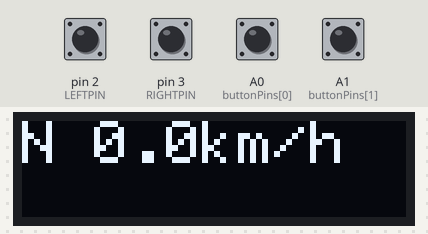
The sketch below on a simulated Arduino Uno, built with avr-gcc and run on an emulated ATmega328P. Shown: 128×32 one-colour display. The test bench sets the inputs (shaded band); at power-on: A0 (buttonPins[0]), A1 (buttonPins[1]), pin 2 (LEFTPIN), pin 3 (RIGHTPIN) HIGH.

Above: at 5.2 s.
5.3 s: pin 2 (LEFTPIN) pulled LOW for 0.15 s
At 6.4 s:
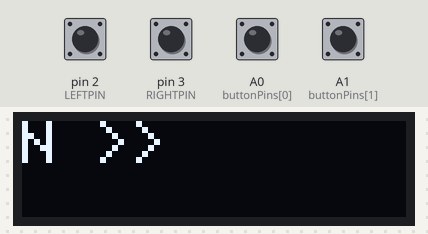
6.9 s: pin 3 (RIGHTPIN) pulled LOW for 0.15 s
At 7.7 s:
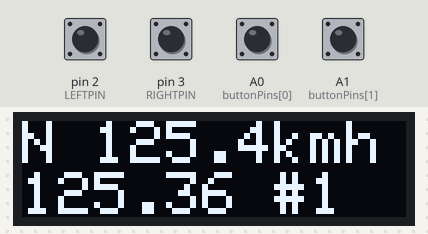
8.5 s: A0 (buttonPins[0]) pulled LOW for 0.15 s
At 8.9 s:
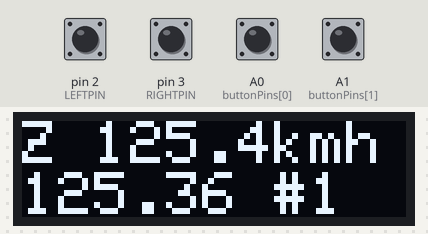
10.1 s: A1 (buttonPins[1]) pulled LOW for 0.15 s
At 11.3 s:
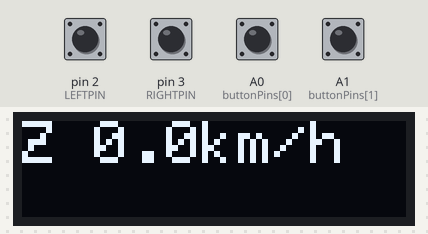
11.7 s: pin 2 (LEFTPIN) pulled LOW for 1 s
At 12.4 s:
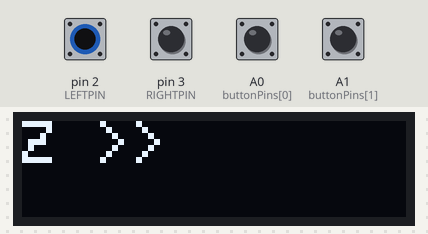
14.2 s: pin 3 (RIGHTPIN) pulled LOW for 1 s
At 15.7 s:
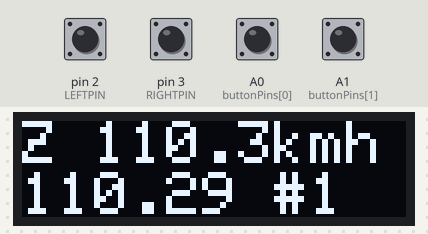
Timing chart, 0 to 17.2 s (numbered marks = the images above; inputs shaded):
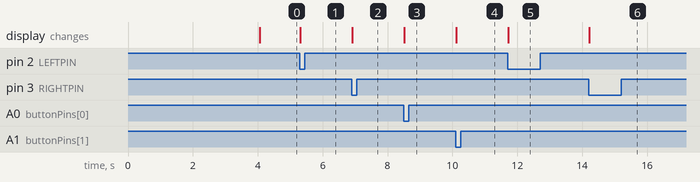

Measured:
- after the input at 5.3 s, the display: changes at once (image 1)
- after the input at 6.9 s, the display: changes at once (image 2)
- after the input at 8.5 s, the display: changes at once (image 3)
- after the input at 10.1 s, the display: changes at once (image 4)
- after the input at 11.7 s, the display: changes at once (image 5)
- after the input at 14.2 s, the display: changes at once (image 6)

The sketch:

speedMeasurement_InterruptOLED.ino
```cpp
/*
  Speedometer by Eddy Luursema 2022 Febrary

  Simple speed measuring system for model train control using two IR gatesways, two buttons and an OLED
  This example uses interrupts on pin2 and 3 of the Atmel386P which can be configured for interrupts for a locomotive coming from left of right
*/
enum SCALETYPE {G = 24, O = 48, S = 64, H0 = 87, N = 160, Z = 220}; //these are the scales system supports, adding a new one means also change controlScaleFunctions.ino
SCALETYPE scaleSetting;                                             //actual scale that is set

const int NRBUTTONS = 2;                                  //system has two buttons
int buttonStates[NRBUTTONS];                              //buttonstate is used to prevent bouncing but also as semaphore
enum BUTTONTYPE {SCALEBUTTON, RESETBUTTON};               //name of the buttons in this program
enum BUTTONSTATE {OPEN, ACTION, TOCLOSE, CLOSED, TOOPEN}; //button can be open, closed, bouncing from open to close or open and action

const float sensorLength = 348.0;   //the distance between the sensors in mm specific for each construction
enum state {NONE, LEFTIN, RIGHTIN}; //possible statuses of the loc being outside the gateway, entered from left or entered from right
volatile state passState;           //catual status of the loc; is volatile because is used as semaphore
const int GLITCH = 30000;           //the loc must pass in 30 seconds or passing of IR will be treated as a glitch and loc is supposed to be outside

long previousMillis;          //timestamp of previous passing
long currentMillis;           //timestamp of previous passing
long intervalMillis;          //interval of passing two IR-gateways
float currentSpeed;           //calculated speed according to scale
float averageSpeed;           //average speed over multiple measurements; button can reset average
int averageCount;             //number of measurements
volatile bool printDirection; //indication that main program must print direction; is volatile because is used as semaphore

void setup() {
  setupButtons();         //initialise input ports
  setupOLED();            //initialise OLED; show hello for a few seconds
  setupIRGateWay();       //initialise IR input ports and interrupts
  scaleSetting = N;       //my track is scale N so that is the default
  passState = NONE;       //start without locomotive between gateways
  printDirection = false; //used as semaphore between interrupt routine and main loop. If true print direction
  intervalMillis = 0;     //used as semaphore between interrupt routine and main loop. If unequal 0 print interval and speed
  averageSpeed = 0.0;
  averageCount = 0;
  printOutput(scaleSetting, 0, averageSpeed, averageCount, passState); //print scale and average zero
}

void loop() {
  testButtons();                                //test if any button is pressed
  if (buttonStates[SCALEBUTTON] == ACTION) {    //scale button pressed?
    scaleSetting = setNextScale(scaleSetting);  //set the next scale and print it
    printOutput(scaleSetting, currentSpeed, averageSpeed, averageCount, NONE);
    buttonStates[SCALEBUTTON] = TOCLOSE;        //semaphore: button pressed was detected by function testButtons. Main loop handles action and set state to TOCLOSE so function testButtons can catch debounce
  }
  if (buttonStates[RESETBUTTON] == ACTION) {    //reset button pressed?
    averageSpeed = 0;                           //reset average and print it
    averageCount = 0;
    currentSpeed = 0;
    printOutput(scaleSetting, currentSpeed, averageSpeed, averageCount, passState);
    buttonStates[RESETBUTTON] = TOCLOSE;        //reset semaphore
  }
  if (printDirection) {       //semaphore indicates one of the interrupt functions has direction to print
    printOutput(scaleSetting, currentSpeed, averageSpeed, averageCount, passState);
    printDirection = false;   //reset semaphore so direction is only printed once
  }
  if (intervalMillis != 0) {  //semaphore indicates one of the interrupt functions has interval and speed to print
    currentSpeed = calculateSpeed(sensorLength, intervalMillis, scaleSetting);
    averageSpeed = averageSpeed + currentSpeed;
    averageCount++;
    printOutput(scaleSetting, currentSpeed, averageSpeed, averageCount, NONE);
    intervalMillis = 0;       //reset semaphore so interval is only printed once
  }
  if ((passState != NONE) && (millis() - previousMillis > GLITCH)) {  //both IR gatways not within 30 seconds?
    passState = NONE;                                                 //glitch in IR so assume loc is outside of gateway
    printOutput(scaleSetting, currentSpeed, averageSpeed, averageCount, NONE);
  }
}
```

Buttons.ino
```cpp
/*
  All the setup and functions needed to use the two buttons with deboucing. Software is capable of handling more buttons
*/
int buttonPins[NRBUTTONS] = {A0, A1}; //pins to which buttons are connected
long buttonActionMillis[NRBUTTONS];   //time first action on given button
const int DEBOUNCE = 10;              //10 msec for debouncing

void setupButtons() {
  for (int button = 0; button < NRBUTTONS; button++) {
    pinMode(buttonPins[button], INPUT_PULLUP);  //set pin to input
    buttonStates[button] = OPEN;                //button state is default not pressed
  }
}

void testButtons() {
  for (int button = 0; button < NRBUTTONS; button++) {                              //wal;k through all buttons
    if ((buttonStates[button] == OPEN) && (digitalRead(buttonPins[button]) == 0)) { //was button pressed?
      buttonStates[button] = ACTION;                                                //this state is used as semaphore between this function and main loop
      buttonActionMillis[button] = millis();                                        //save moment of first press
    } else if ((buttonStates[button] == TOCLOSE) &&
               (millis() - buttonActionMillis[button] > DEBOUNCE)) {                //button was closing and debounce time has passed?
      buttonStates[button] = CLOSED;                                                //button is now officially closed
    } else if ((buttonStates[button] == CLOSED) &&                                  //button is opening?
               (digitalRead(buttonPins[button]) == 1)) {
      //button pressed first time
      buttonStates[button] = TOOPEN;
      buttonActionMillis[button] = millis();
    } else if ((buttonStates[button] == TOOPEN) &&
               (millis() - buttonActionMillis[button] > DEBOUNCE)) {                //button was opening and debounce time has passed?
      buttonStates[button] = OPEN;                                                  //button is now officially opened
    }
  }
}

BUTTONSTATE getButtonState(BUTTONTYPE button) {
  return buttonStates[button];
}
```

OLED.ino
```cpp
/*
  All the setup and functions needed to use the OLED screen
  Print is scalable in several sizes. With size 2 compromises are made in number of characters shown
*/
#include <Wire.h>
#include <Adafruit_GFX.h>
#include <Adafruit_SSD1306.h>

#define SCREEN_WIDTH 128 // OLED display width, in pixels
#define SCREEN_HEIGHT 32 // OLED display height, in pixels
// Declaration for an SSD1306 display connected to I2C (SDA, SCL pins)
Adafruit_SSD1306 display(SCREEN_WIDTH, SCREEN_HEIGHT, &Wire, -1);

void setupOLED () {
  if (!display.begin(SSD1306_SWITCHCAPVCC, 0x3C)) { // Address 0x3D for 128x64
    Serial.println(F("SSD1306 allocation failed"));
    for (;;);
  }
  display.clearDisplay();
  display.setTextSize(1);
  display.setTextColor(WHITE);
  display.setCursor(0, 0);
  display.println("Speedometer V0.1");  //print program, version and author
  display.setCursor(0, 17);
  display.println("Eddy Luursema");
  display.display();
  delay(4000);
}


void printOutput(int scaleSetting, float currentSpeed, float averageSum, int averageCount, state passState) {
  String outputOLED;
  display.clearDisplay();
  display.setTextSize(2);
  display.setTextColor(WHITE);
  display.setCursor(0, 0);
  outputOLED = outputOLED + printScale(scaleSetting) + " ";
  if (passState != NONE) {
    if (passState == LEFTIN) {
      outputOLED = outputOLED + ">> ";
    } else {
      outputOLED = outputOLED + "<< ";
    }
  } else {
    outputOLED = outputOLED + String(currentSpeed, 1);
    if (outputOLED.length() > 6) {  //string does not fit with km/h so print kmh
      outputOLED = outputOLED + "kmh";
    } else
      outputOLED = outputOLED + "km/h";
  }
  display.print(outputOLED);
  display.setCursor(0, 17);
  if (averageCount >= 1) {          //average can be calculated
    display.print(averageSum / averageCount);
    display.print(" ");
    display.print("#");
    display.print(averageCount);
  }
  display.display();
}
```

controlScale_Functions.ino
```cpp
/*
  Functions to alter and to print the scale of the speedometer
*/

SCALETYPE setNextScale(SCALETYPE oldScaleSetting) { //given current scale, return next scale.
  SCALETYPE returnValue;
  switch (oldScaleSetting) {
    case G: returnValue = O;                        //Attention sequence in case statement must match enum sequence in main program
      break;
    case O: returnValue = S;
      break;
    case S: returnValue = H0;
      break;
    case H0: returnValue = N;
      break;
    case N: returnValue = Z;
      break;
    case Z: returnValue = G;
      break;
  }
  return returnValue;
}

String printScale(SCALETYPE currentScale) {
  String scaleLetter;
  switch (currentScale) {
    case G: scaleLetter = "G";
      break;
    case O: scaleLetter = "O";
      break;
    case S: scaleLetter = "S";
      break;
    case H0: scaleLetter = "H0";
      break;
    case N: scaleLetter = "N";
      break;
    case Z: scaleLetter = "Z";
      break;
  }
  return scaleLetter;
}
```

irGateWay.ino
```cpp
/*
  All the setup and functions needed to use the two interrupt pins to detect the passing of the IR gateway
*/
const int LEFTPIN = 2;              //interrupt capable pin must be 2 or 3 on a Arduino Uno/Nano
const int RIGHTPIN = 3;             //interrupt capable pin must be 2 or 3 on a Arduino Uno/Nano

void setupIRGateWay () {
  pinMode(LEFTPIN, INPUT_PULLUP);
  pinMode(RIGHTPIN, INPUT_PULLUP);
  attachInterrupt(digitalPinToInterrupt(LEFTPIN), interruptLeft, FALLING);    //IR gateway goes to LOW when IR is blocked
  attachInterrupt(digitalPinToInterrupt(RIGHTPIN), interruptRight, FALLING);
}
void interruptLeft() {
  currentMillis = millis();          //directly after interrupt to assure accurate measurement
  if (passState == NONE) {           //if there would be second interrupt due to bouncing effect of IR gateway, no problem.
    passState = LEFTIN;              //loc is coming from left, save that
    printDirection = true;           //signal main program loop to print direction only once
    previousMillis = currentMillis;  //time of entrance is saved
  } else if (passState == RIGHTIN) { //loc came from right and is now leaving left, start calculation
    intervalMillis = currentMillis - previousMillis;  //intervalmillis <> 0 means main program loop must print it
    passState = NONE;
  }
}

void interruptRight() {
  currentMillis = millis();         //directly after interrupt to assure accurate measurement
  if (passState == NONE) {          //if there would be second interrupt due to bouncing effect of IR gateway, no problem.
    passState = RIGHTIN;            //loc is coming from left, save that
    printDirection = true;          //signal main program loop to print direction only once
    previousMillis = currentMillis; //time of entrance is saved
  } else if (passState == LEFTIN) { //loc came from left and is now leaving right, start calculation
    intervalMillis = currentMillis - previousMillis;  //intervalmillis <> 0 means main program loop must print it
    passState = NONE;
  }
}
```

speedCalculationFunction.ino
```cpp
/*
  Calculates speed of loc given the time interval passing two IR gateways according to scale and length of gateway
*/
const float METERPERSECONDTOKMH = 3.6;

float calculateSpeed(float sensorLength, long intervalMillis, int modelScale) {
  float speed = sensorLength / float(intervalMillis);   // mm per msec
   speed  = speed * METERPERSECONDTOKMH;                 // km/h
  speed  = speed * float(modelScale);                   // km/h in real scale
  return speed;
}
```
